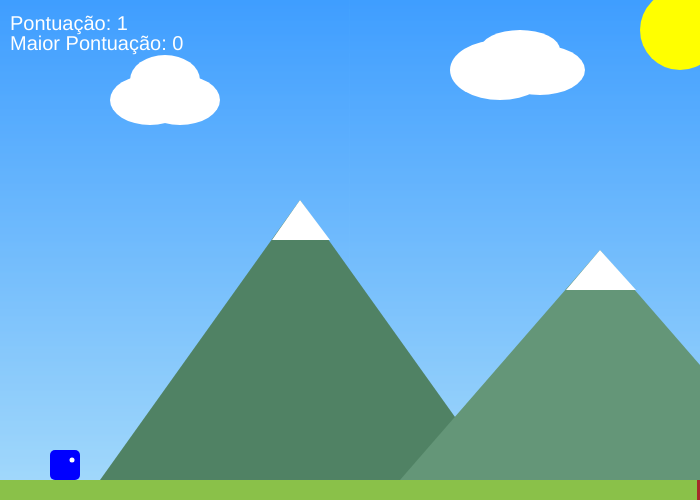
Frame 1 (no input)
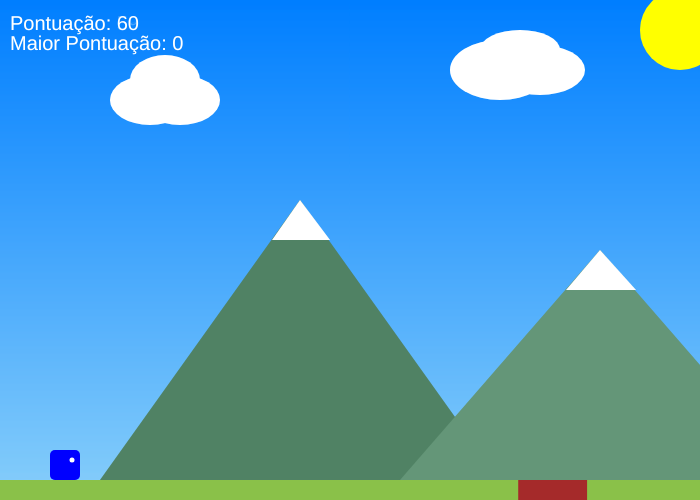
Frame 60 (no input)
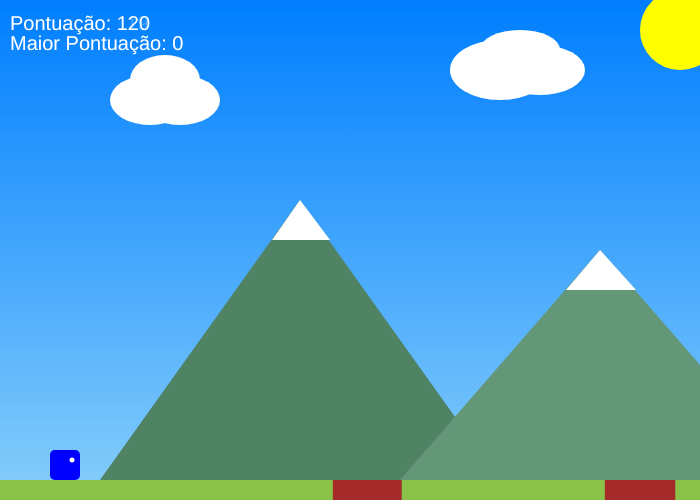
Frame 120 (the mouse pressed at the canvas centre since frame 60)

The p5.js sketch that drew these frames (run headless with seeded random() and noise() and a simulated clock; from frame 60 on, the mouse is pressed at the canvas centre):

// p5.js sketch
// ── sketch.js
// Posição horizontal do jogador e posição vertical inicial para o pulo
let velocidade = 50;
let pular = 450;

// Variáveis de física: velocidade vertical, gravidade, força do pulo e verificação se está no chão
let velY = 0;
let gravidade = 1.1;
let pulo = -12;
let noChao = false;

// Array para armazenar as plataformas, velocidade do jogo e quanto ela vai aumentando com o tempo
let plataformas = [];
let velocidadeJogo = 3;
let aumentoVelocidade = 0.001;

// Pontuação atual e recorde
let pontos = 0;
let maiorPontuacao = 0;

// Estado do jogo: se está rolando ou acabou
let jogoAtivo = true;

function setup() {
  createCanvas(700, 500)
  plataformas.push({ x: 0, largura: width }); // Adiciona a primeira plataforma inicial ocupando toda a largura
}

function draw() {
  // Se o jogo acabou, mostra a tela de Game Over e não executa o resto do jogo
  if (!jogoAtivo) {
    background("#2E2E2E");
    fill("rgb(255,255,255)");
    textSize(25);
    text("Game Over", 280, 250);
    textSize(18);
    text("Pressione espaço para reiniciar", 230, 280);
    
    // Atualiza a maior pontuação se a pontuação atual for maior
    if (maiorPontuacao < pontos){
      maiorPontuacao = pontos;
    }

    return;
  }

  // Desenha o fundo e elementos visuais
  drawBackground();
  desenharMontanhas();
  desenharNuvens();
  desenharSol();

  // Aplica a gravidade ao jogador
  velY += gravidade;
  pular += velY;

  // Desenha a terra
  fill("brown");
  rect(0, 480, 700, 30);

  // Atualiza e desenha todas as plataformas
  fill("#8AC149");
  for (let i = plataformas.length - 1; i >= 0; i--) {
    let plat = plataformas[i];
    plat.x -= velocidadeJogo; // Move a plataforma para esquerda
    rect(plat.x, 480, plat.largura, 20); // Desenha a plataforma
    if (plat.x + plat.largura < 0) {
      plataformas.splice(i, 1); // Remove a plataforma que saiu da tela
    }
  }

  // Verifica se o jogador está em cima da plataforma
  let sobrePlataforma = false;
  for (let plat of plataformas) {
    if (
      velocidade + 30 > plat.x &&
      velocidade < plat.x + plat.largura &&
      pular + 30 >= 480 &&
      pular + 30 <= 490
    ) {
      sobrePlataforma = true;
      break;
    }
  }

  // Se estiver sobre uma plataforma, reseta a posição de pulo e a velocidade vertical
  if (sobrePlataforma) {
    pular = 450;
    velY = 0;
    noChao = true;
  } else if (pular > height) {
    // Se caiu fora da tela, termina o jogo
    console.log("E morreu");
    jogoAtivo = false;
  } else {
    noChao = false;
  }

  // Desenha o jogador
  desenharJogador(velocidade, pular);

  // Gera novas plataformas conforme o boneco avança
  let ultimaX = plataformas.length > 0
    ? plataformas[plataformas.length - 1].x + plataformas[plataformas.length - 1].largura
    : 0;

  while (ultimaX < width + 200) {
    let buraco = random(20 + velocidadeJogo * 7, 50 + velocidadeJogo * 10); // Espaço entre plataformas
    let plataforma = random(110 + velocidadeJogo * 20, 210 + velocidadeJogo * 40); // Largura da nova plataforma
    ultimaX += buraco;
    plataformas.push({ x: ultimaX, largura: plataforma });
    ultimaX += plataforma;
  }

  // controla a velocidade do jogo
  if (velocidadeJogo < 35) {
    if (velocidadeJogo < 20) {
      velocidadeJogo += aumentoVelocidade;
    } else if (velocidadeJogo < 30) {
      velocidadeJogo += aumentoVelocidade / 2;
    } else {
      velocidadeJogo += aumentoVelocidade / 5;
    }
  }

  // Atualiza e exibe a pontuação
  pontos += 1;
  fill(255);
  textSize(20);
  text("Pontuação: " + pontos, 10, 30);
  text("Maior Pontuação: " + maiorPontuacao, 10, 50);
}

function keyPressed() {
  // Faz o jogador pular se estiver no chão e o jogo estiver ativo
  if (keyCode === 32 && noChao && jogoAtivo) {
    velY = pulo;
    noChao = false;
  }

  if (!jogoAtivo && (keyCode === 32 || keyCode === 32)) {
    reiniciarJogo();
  }
}

// função que reinicia o jogo
function reiniciarJogo() {
  plataformas = [{ x: 0, largura: width }];
  pular = 450;
  velY = 0;
  velocidadeJogo = 3;
  pontos = 0;
  jogoAtivo = true;
}

// ----- ELEMENTOS VISUAIS -----

// Céu
function drawBackground() {
  for (let y = 0; y < height; y++) {
    let c = lerpColor(color(0, 126, 255), color(135, 206, 250), y / height);
    stroke(c);
    line(0, y, width, y);
  }
  noStroke();
}

// Montanhas
function desenharMontanhas() {
  fill(80, 130, 100);
  triangle(100, 480, 300, 200, 500, 480);
  fill(255);
  triangle(272, 240, 300, 200, 330, 240);
  fill(100, 150, 120);
  triangle(400, 480, 600, 250, 800, 480);
  fill(255);
  triangle(566, 290, 600, 250, 636, 290);
}

// Nuvens
function desenharNuvens() {
  fill("white");
  noStroke();
  ellipse(150, 100, 80, 50);
  ellipse(180, 100, 80, 50);
  ellipse(165, 80, 70, 50);
  ellipse(500, 70, 100, 60);
  ellipse(540, 70, 90, 50);
  ellipse(520, 50, 80, 40);
}

// Sol amarelo no canto
function desenharSol() {
  fill("yellow");
  noStroke();
  ellipse(680, 30, 80, 80);
}

// O bonequinho azul do jogador
function desenharJogador(x, y) {
  fill("blue");
  rect(x, y, 30, 30, 5); // Corpo
  fill("white");
  ellipse(x + 22, y + 10, 5, 5); // Olhinho
}
